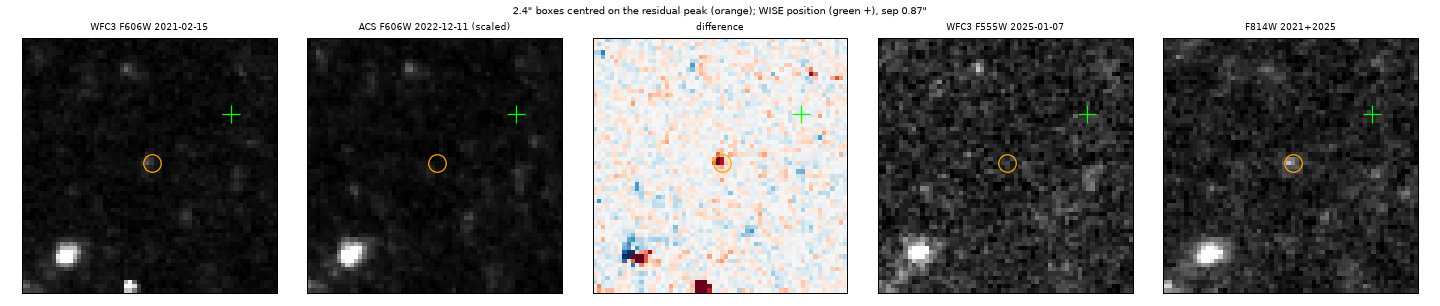

Recreate this plot in Python.
"""Locate and inspect the positive F606W(2021-02-15) - F606W(2022-12-11) residual within 1.2" of the NGC 3239
mid-IR transient; also measure it in the 2025-01 F555W and the (2021+2025) F814W skycell images.

    uv run python hunts/H-0012/reviews/claude-referee-triage-2026-11-01/hst_ngc3239_peak.py /tmp/h0012_ref_hst
"""
import json
import sys
from pathlib import Path

import matplotlib
matplotlib.use("Agg")
import matplotlib.pyplot as plt
import numpy as np
from astropy.io import fits
from astropy.wcs import WCS
from scipy import ndimage

HERE = Path(__file__).resolve().parent
D = Path(sys.argv[1])
RA, DEC = 156.2910, 17.1639


def load(tag):
    h = fits.open(D / f"hst_combined_skycells-ra156d291-decn17d1639_{tag}.fits")
    ext = 1 if len(h) > 1 and h[1].data is not None else 0
    return np.nan_to_num(h[ext].data.astype(float)), WCS(h[ext].header), h[ext].header


A, w, ha = load("wfc3_uvis_f606w")
B, _, _ = load("acs_wfc_f606w")
x, y = w.all_world2pix([[RA, DEC]], 0)[0]
yy, xx = np.mgrid[: A.shape[0], : A.shape[1]]
rr = np.hypot(xx - x, yy - y) * 0.04
ring = (rr > 1) & (rr < 3)
k = np.median(A[ring]) / np.median(B[ring])
raw = A - k * B
ker = (np.hypot(*np.mgrid[-3:4, -3:4]) <= 3).astype(float)
aps = ndimage.convolve(raw, ker, mode="nearest")
inner = rr <= 1.2
iy, ix = np.unravel_index(np.argmax(np.where(inner, aps, -np.inf)), aps.shape)
pra, pdec = w.all_pix2world([[ix, iy]], 0)[0]
sep = float(np.hypot((pra - RA) * np.cos(np.radians(DEC)), pdec - DEC) * 3600)
fa = ha["PHOTFLAM"]; pl = ha.get("PHOTPLAM", 5887)
zp = -2.5 * np.log10(fa) - 21.10 - 5 * np.log10(pl) + 18.6921


def apmag(img, f, plam, x0, y0, r=3, rin=8, rout=14):
    yy_, xx_ = np.mgrid[: img.shape[0], : img.shape[1]]
    d = np.hypot(xx_ - x0, yy_ - y0)
    net = img[d <= r].sum() - np.median(img[(d > rin) & (d < rout)]) * (d <= r).sum()
    z = -2.5 * np.log10(f) - 21.10 - 5 * np.log10(plam) + 18.6921
    return float(-2.5 * np.log10(net / 0.75) + z) if net > 0 else None, float(net)


res = dict(peak_pix=[int(ix), int(iy)], peak_radec=[float(pra), float(pdec)], sep_from_wise_arcsec=sep,
           diff_mag_AB=apmag(raw, fa, pl, ix, iy)[0], f606w_2021_mag_AB=apmag(A, fa, pl, ix, iy)[0])
for tag in ("acs_wfc_f606w", "wfc3_uvis_f555w", "wfc3_uvis_f814w"):
    im, ww, hh = load(tag)
    f = hh.get("PHOTFLAM")
    res[f"{tag}_mag_AB"] = apmag(im, f, hh.get("PHOTPLAM", 5887), ix, iy)[0] if f else apmag(im * k * fa, fa, pl, ix, iy)[0]
print(res)
fig, ax = plt.subplots(1, 5, figsize=(16, 3.4))
s = 30
for a_, (im, t) in zip(ax, [(A, "WFC3 F606W 2021-02-15"), (k * B, "ACS F606W 2022-12-11 (scaled)"), (raw, "difference"),
                            (load("wfc3_uvis_f555w")[0], "WFC3 F555W 2025-01-07"), (load("wfc3_uvis_f814w")[0], "F814W 2021+2025")]):
    cut = im[iy - s:iy + s, ix - s:ix + s]
    if t == "difference":
        v = np.percentile(np.abs(cut), 99.5); a_.imshow(cut, origin="lower", cmap="RdBu_r", vmin=-v, vmax=v)
    else:
        v0, v1 = np.percentile(cut, [2, 99.7]); a_.imshow(cut, origin="lower", cmap="gray", vmin=v0, vmax=v1)
    a_.plot(x - ix + s, y - iy + s, "+", color="lime", ms=14)
    a_.plot(s, s, "o", mfc="none", mec="orange", ms=14)
    a_.set_title(t, fontsize=7); a_.set_xticks([]); a_.set_yticks([])
fig.suptitle(f"2.4\" boxes centred on the residual peak (orange); WISE position (green +), sep {sep:.2f}\"", fontsize=8)
fig.tight_layout(); fig.savefig(HERE / "hst_ngc3239_peak.png", dpi=90)
(HERE / "hst_ngc3239_peak.json").write_text(json.dumps(res, indent=1))
